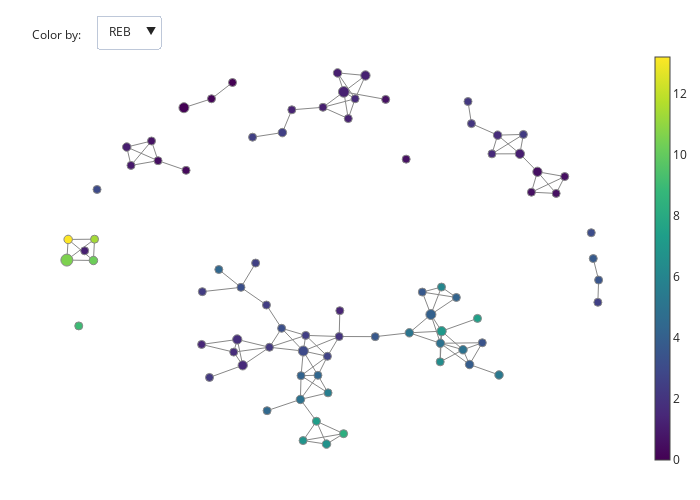

Notebook cell for this chart:
### Markdown cell above
### Color the nodes

### Code cell
# Color by stats 
def stats_plotter():
    fig = plot_static_mapper_graph(mapper, 
                               df_features, 
                               layout_dim=2, 
                               color_data=df_features)
    fig.update_layout(width=700, height=500)
    fig.show(config={'scrollZoom': False})

stats_plotter()
